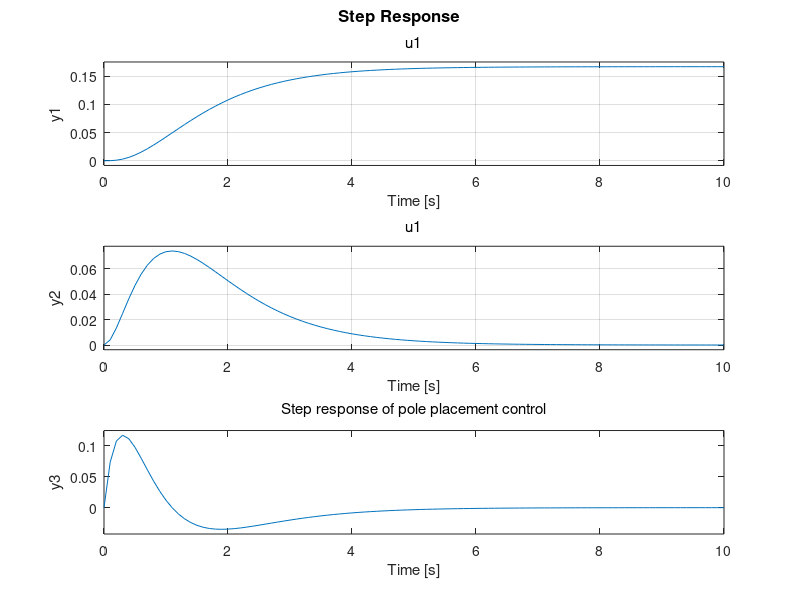
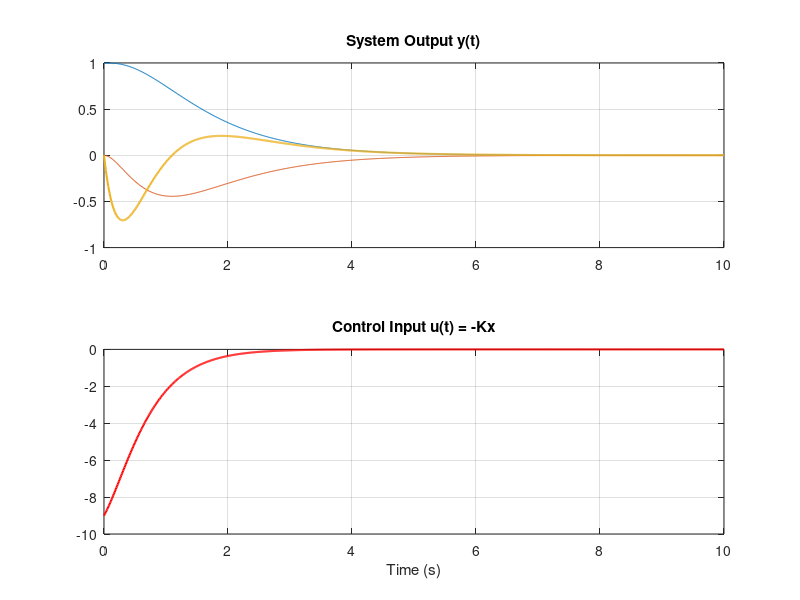

Source code (MATLAB) for these figures, in order:

% Example 1: Lecture 3d state stapce - pole place
close all;clc

% 
A=[0 1 0;  0 0 1; 3 -1 -5];
B=[0; 0; 1];

% Controllability matrix
Cab = ctrb(A,B)
Rank_c=rank(Cab)
% pole placement control
% solve for K using pole placement 
p1=-1;
p2=-2;
p3=-3;
P=[p1 p2 p3];
K=place(A,B,P)
% Closed-loop state-space control matric
A_cl = A-B*K;
 % check the poles of closed-loop system with u=-K*x
poles_cl=eig(A_cl) % verify the poles at the desired position

% Closed-loop state-space model
 C=[1 0 0 ; 0 1 0; 0 0 1];
 D=[0];
sys_cl = ss(A_cl,B,C,D);
 % find the poles of system
poles_cl=pole(sys_cl) % verify the poles at the desired position

% step respone 
figure(1);step(sys_cl,10); title('Step response of pole placement control');grid;

%  respone with initials

x0 = [1; 0; 0]; % Initial state
t = 0:0.01:10;
[y, t, x] = initial(sys_cl, x0, t);

% Extract control input u = -Kx from states
u = -x * K';

% Plotting
figure;
subplot(2,1,1);
plot(t, y(:,1), t, y(:,2), t, y(:,3),'LineWidth', 1.5);
title('System Output y(t)');
grid on;

subplot(2,1,2);
plot(t, u, 'r', 'LineWidth', 1.5);
title('Control Input u(t) = -Kx');
xlabel('Time (s)');grid;
